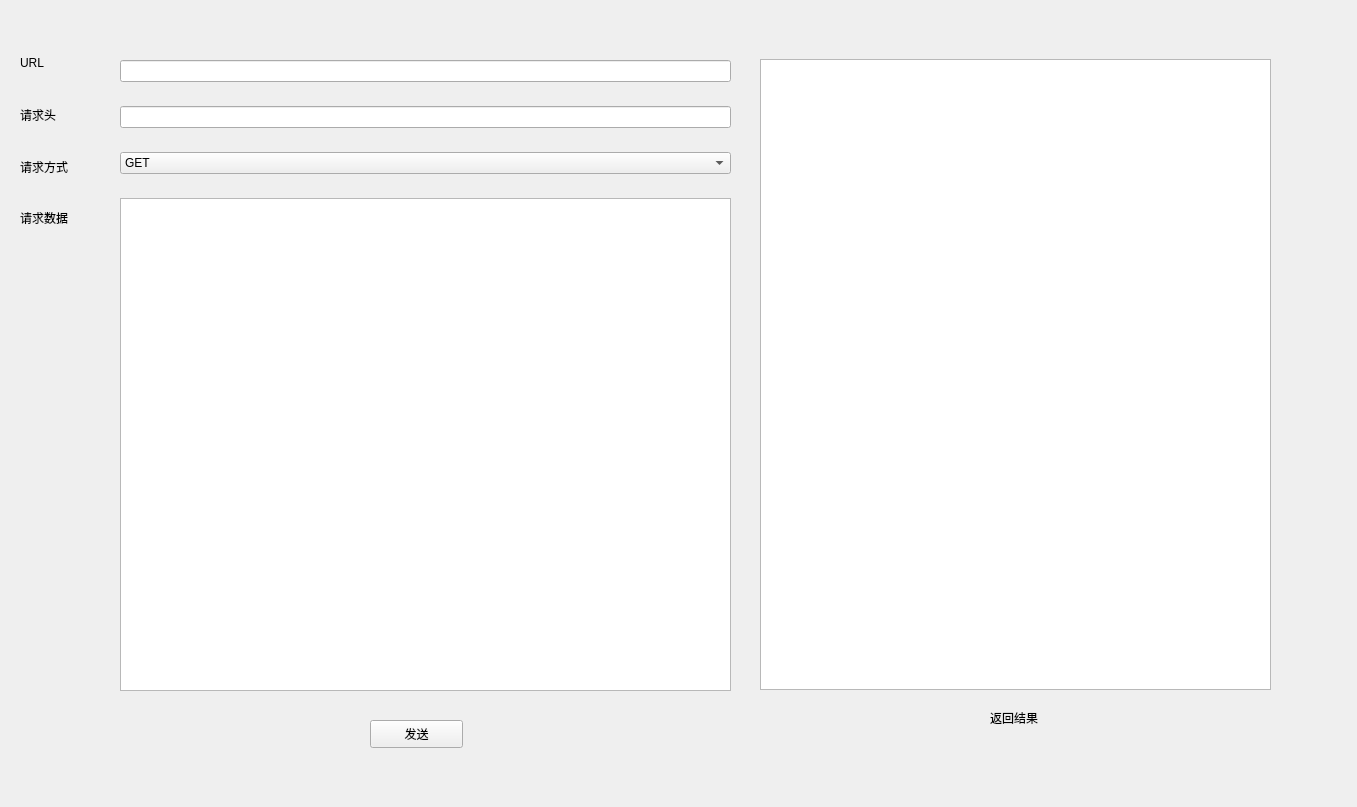
<?xml version="1.0" encoding="UTF-8"?>
<ui version="4.0">
 <class>Http</class>
 <widget class="QWidget" name="Http">
  <property name="geometry">
   <rect>
    <x>0</x>
    <y>0</y>
    <width>1357</width>
    <height>807</height>
   </rect>
  </property>
  <property name="windowTitle">
   <string>Form</string>
  </property>
  <widget class="QWidget" name="verticalLayoutWidget">
   <property name="geometry">
    <rect>
     <x>120</x>
     <y>60</y>
     <width>611</width>
     <height>631</height>
    </rect>
   </property>
   <layout class="QVBoxLayout" name="verticalLayout">
    <item>
     <widget class="QLineEdit" name="lineEdit_url"/>
    </item>
    <item>
     <spacer name="verticalSpacer">
      <property name="orientation">
       <enum>Qt::Vertical</enum>
      </property>
      <property name="sizeType">
       <enum>QSizePolicy::Fixed</enum>
      </property>
      <property name="sizeHint" stdset="0">
       <size>
        <width>326</width>
        <height>18</height>
       </size>
      </property>
     </spacer>
    </item>
    <item>
     <widget class="QLineEdit" name="lineEdit_head"/>
    </item>
    <item>
     <spacer name="verticalSpacer_2">
      <property name="orientation">
       <enum>Qt::Vertical</enum>
      </property>
      <property name="sizeType">
       <enum>QSizePolicy::Fixed</enum>
      </property>
      <property name="sizeHint" stdset="0">
       <size>
        <width>326</width>
        <height>18</height>
       </size>
      </property>
     </spacer>
    </item>
    <item>
     <widget class="QComboBox" name="comboBox_type">
      <item>
       <property name="text">
        <string>GET</string>
       </property>
      </item>
      <item>
       <property name="text">
        <string>POST</string>
       </property>
      </item>
     </widget>
    </item>
    <item>
     <spacer name="verticalSpacer_3">
      <property name="orientation">
       <enum>Qt::Vertical</enum>
      </property>
      <property name="sizeType">
       <enum>QSizePolicy::Fixed</enum>
      </property>
      <property name="sizeHint" stdset="0">
       <size>
        <width>326</width>
        <height>18</height>
       </size>
      </property>
     </spacer>
    </item>
    <item>
     <widget class="QTextEdit" name="textEdit_data1"/>
    </item>
   </layout>
  </widget>
  <widget class="QWidget" name="verticalLayoutWidget_2">
   <property name="geometry">
    <rect>
     <x>20</x>
     <y>40</y>
     <width>160</width>
     <height>201</height>
    </rect>
   </property>
   <layout class="QVBoxLayout" name="verticalLayout_2">
    <item>
     <widget class="QLabel" name="label">
      <property name="text">
       <string>URL</string>
      </property>
     </widget>
    </item>
    <item>
     <widget class="QLabel" name="label_3">
      <property name="text">
       <string>请求头</string>
      </property>
     </widget>
    </item>
    <item>
     <widget class="QLabel" name="label_2">
      <property name="text">
       <string>请求方式</string>
      </property>
     </widget>
    </item>
    <item>
     <widget class="QLabel" name="label_4">
      <property name="text">
       <string>请求数据</string>
      </property>
     </widget>
    </item>
   </layout>
  </widget>
  <widget class="QPushButton" name="pushButton">
   <property name="geometry">
    <rect>
     <x>370</x>
     <y>720</y>
     <width>93</width>
     <height>28</height>
    </rect>
   </property>
   <property name="text">
    <string>发送</string>
   </property>
  </widget>
  <widget class="QTextEdit" name="textEdit_data2">
   <property name="geometry">
    <rect>
     <x>760</x>
     <y>59</y>
     <width>511</width>
     <height>631</height>
    </rect>
   </property>
  </widget>
  <widget class="QLabel" name="label_5">
   <property name="geometry">
    <rect>
     <x>990</x>
     <y>710</y>
     <width>72</width>
     <height>15</height>
    </rect>
   </property>
   <property name="text">
    <string>返回结果</string>
   </property>
  </widget>
 </widget>
 <resources/>
 <connections/>
</ui>
